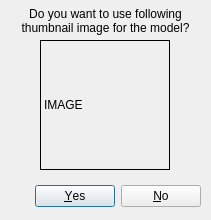
<?xml version="1.0" encoding="UTF-8"?>
<ui version="4.0">
 <class>CQDlgModelThumbnailVisu</class>
 <widget class="QDialog" name="CQDlgModelThumbnailVisu">
  <property name="geometry">
   <rect>
    <x>0</x>
    <y>0</y>
    <width>211</width>
    <height>220</height>
   </rect>
  </property>
  <property name="windowTitle">
   <string>Model Thumbnail Image</string>
  </property>
  <property name="locale">
   <locale language="English" country="UnitedStates"/>
  </property>
  <widget class="QLabel" name="qqImage">
   <property name="geometry">
    <rect>
     <x>40</x>
     <y>40</y>
     <width>130</width>
     <height>130</height>
    </rect>
   </property>
   <property name="frameShape">
    <enum>QFrame::Box</enum>
   </property>
   <property name="frameShadow">
    <enum>QFrame::Plain</enum>
   </property>
   <property name="lineWidth">
    <number>1</number>
   </property>
   <property name="text">
    <string>IMAGE</string>
   </property>
  </widget>
  <widget class="QDialogButtonBox" name="qqYesNo">
   <property name="geometry">
    <rect>
     <x>10</x>
     <y>180</y>
     <width>191</width>
     <height>32</height>
    </rect>
   </property>
   <property name="standardButtons">
    <set>QDialogButtonBox::No|QDialogButtonBox::Yes</set>
   </property>
  </widget>
  <widget class="QLabel" name="label">
   <property name="geometry">
    <rect>
     <x>10</x>
     <y>0</y>
     <width>191</width>
     <height>41</height>
    </rect>
   </property>
   <property name="text">
    <string>Do you want to use following thumbnail image for the model?</string>
   </property>
   <property name="alignment">
    <set>Qt::AlignCenter</set>
   </property>
   <property name="wordWrap">
    <bool>true</bool>
   </property>
  </widget>
 </widget>
 <resources/>
 <connections/>
</ui>
